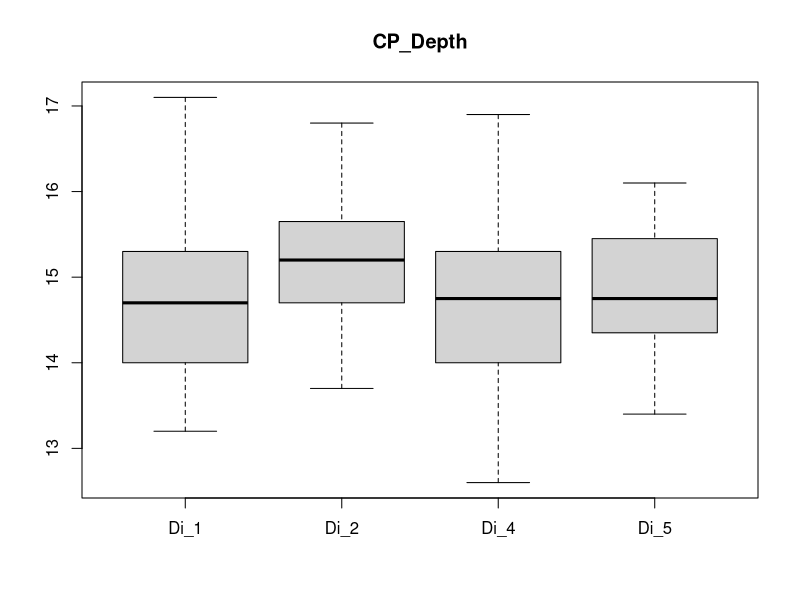

Write the R code that produced this figure.
Di_1 <- c(16.1,14.7,14.7,15.1,14.5,15.1,13.7,14.8,15.3,13.4,14.9,14.2,14.0,14.7,13.8,15.1,13.7,14.0,15.6,14.7,14.1,16.4,14.8,14.6,14.6,14.2,17.1,13.8,13.4,15.4,16.7,13.7,13.8,15.2,14.4,14.2,14.4,17.0,14.8,13.2,13.3,17.1,16.0,13.5,17.1,16.5,14.5,15.0,13.5,15.8)
Di_2 <- c(14.5,15.2,15.3,14.22,14.7,13.7,15.9,15.3,14.5,15.0,15.2,14.8,15.5,15.6,15.0,16.7,15.9,16.0,15.1,14.5,15.8,14.4,14.2,16.1,15.2,15.1,14.6,14.4,15.7,14.4,15.0,15.2,14.1,15.9,16.7,16.1,15.4,15.5,14.8,15.0,15.7,14.7,15.6,15.6,15.3,13.7,14.8,14.9,16.8,15.3,16.2)
Di_4 <- c(14.4,15.3,13.7,15.8,16.7,16.9,14.9,14.8,15.0,15.8,14.9,13.7,13.8,13.1,12.6,13.0,13.5,14.0,14.7,14.4,14.1,15.6,14.9,15.4,14.1,15.7,14.2,13.8,13.0,13.3,15.6,13.7,15.3,14.3,14.1,14.8,15.2,14.0,14.8,13.9,14.7,14.2,15.1,14.8,15.6,15.4,14.0,15.0,13.7,15.7,15.3,15.8,16.0,14.3)
Di_5 <- c(14.7,15.7,15.7,14.4,15.2,14.8,15.7,15.1,15.0,13.6,14.3,14.7,16.1,14.6,15.8,13.4,14.9,14.2,14.6,14.2)
svg(filename = 'morpho_data/boxplotCP_Depth.svg')
boxplot(Di_1, Di_2, Di_4, Di_5, names = c('Di_1', 'Di_2', 'Di_4', 'Di_5'), main = 'CP_Depth')
dev.off()
